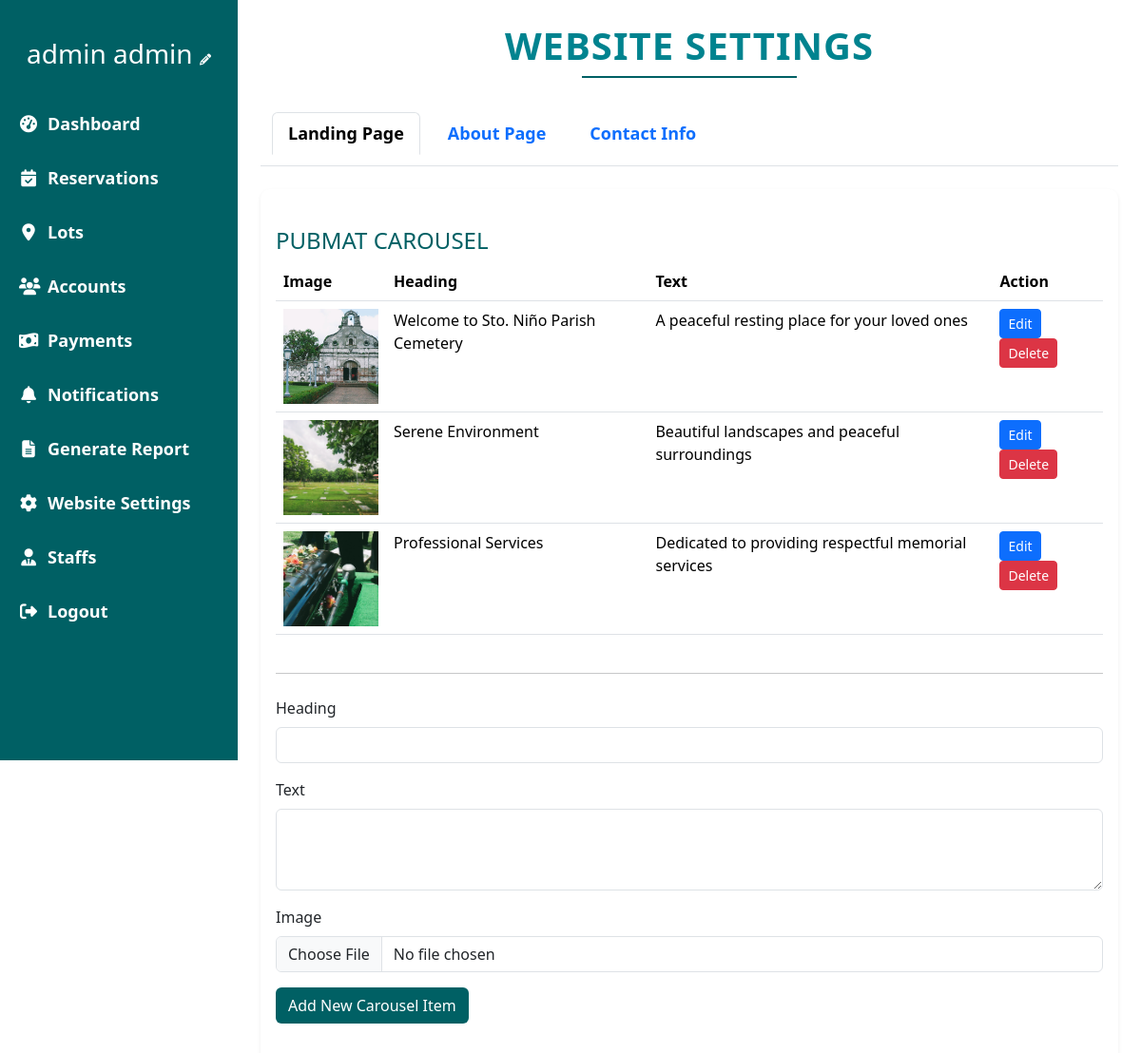
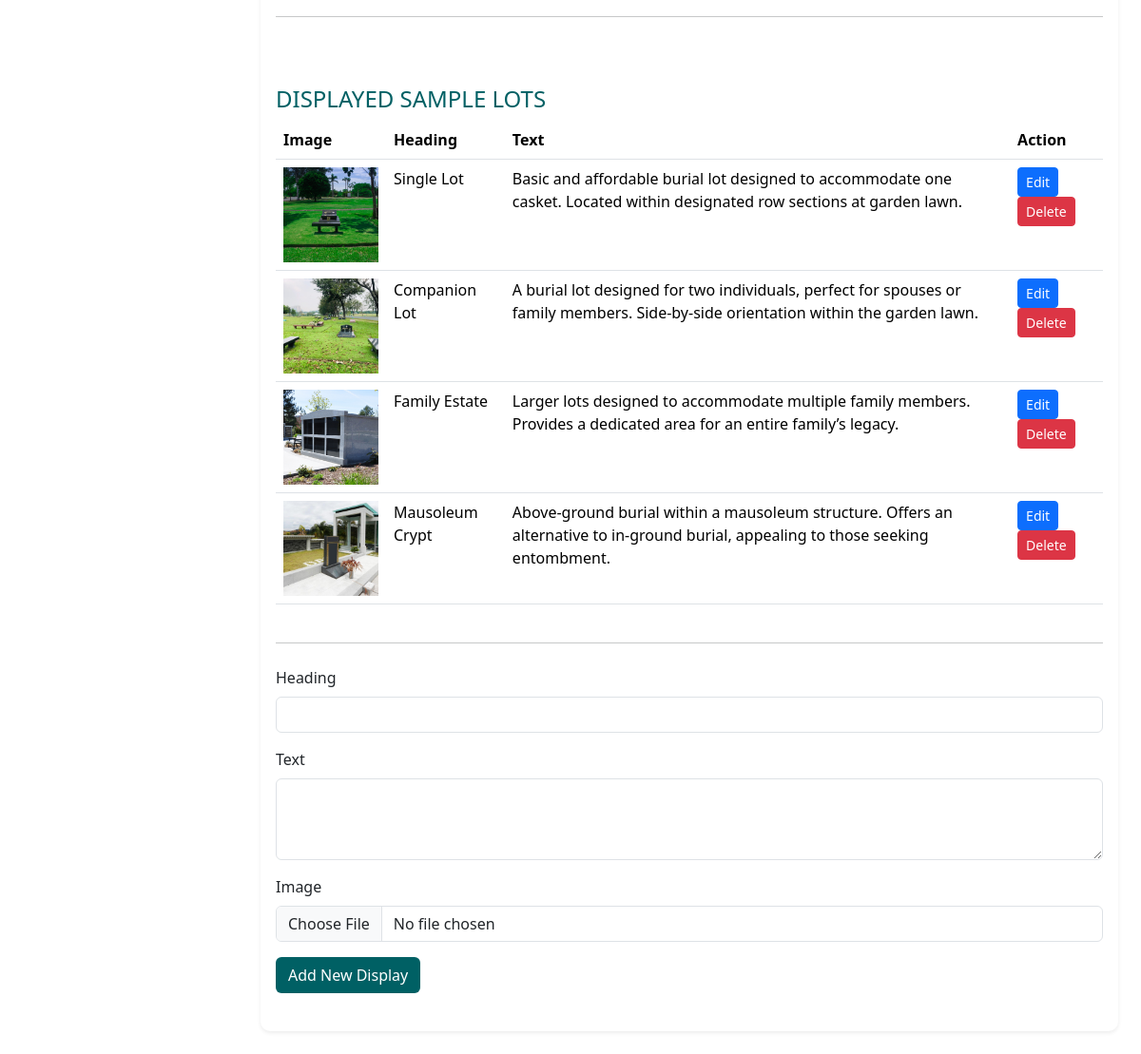
The page /admin/website_settings.php (signed in) on the database its author committed (2 pictures, top to bottom).
### tables this page shows
CREATE TABLE `pubmat_1` (
  `id` int(11) NOT NULL,
  `image` varchar(100) NOT NULL,
  `heading` text DEFAULT NULL,
  `text` text DEFAULT NULL
);

CREATE TABLE `pubmat_2` (
  `id` int(11) NOT NULL,
  `image` varchar(100) NOT NULL,
  `heading` text DEFAULT NULL,
  `text` text DEFAULT NULL
);

### admin/settings/website.class.php (called while the page is built, shortened)
<?php
require_once __DIR__ . '/../../database.php';
class WebsiteSettings {
    private $db;
    public function __construct() {
        $this->db = new Database();
    }
    public function getPubmat1() {
        $sql = "SELECT * FROM pubmat_1";
        $query = $this->db->connect()->prepare($sql);
        $query->execute();
        return $query->fetchAll(PDO::FETCH_ASSOC);
    }
    public function getPubmat2() {
        $sql = "SELECT * FROM pubmat_2";
        $query = $this->db->connect()->prepare($sql);
        $query->execute();
        return $query->fetchAll(PDO::FETCH_ASSOC);
    }
}

### database.php (called while the page is built)
<?php
class Database{
    private $host = 'localhost';
    private $username = 'root';
    private $password = '';
    private $dbname = 'burial_db';
    protected $connection;
    function connect(){
        try {
            if($this->connection === null){
                $dsn = "mysql:host=$this->host;dbname=$this->dbname";
                $this->connection = new PDO($dsn, $this->username, $this->password, [
                    PDO::ATTR_ERRMODE => PDO::ERRMODE_EXCEPTION,
                    PDO::ATTR_DEFAULT_FETCH_MODE => PDO::FETCH_ASSOC,
                    PDO::ATTR_EMULATE_PREPARES => false
                ]);
            }
            return $this->connection;
        } catch (PDOException $e) {
            error_log("Database Connection Error: " . $e->getMessage());
            throw new Exception("Database connection failed: " . $e->getMessage());
        }
    }
}

### admin/website_settings.php (the view, shortened to what this page needs)
<?php
    require_once('nav/navigation.php');
    require_once('settings/website.class.php');
    $websiteSettings = new WebsiteSettings();
    $pubmat1 = $websiteSettings->getPubmat1();
    $pubmat2 = $websiteSettings->getPubmat2();
?>
<div class="container-fluid px-4 py-4">
    <div class="text-center mb-4">
        <h1 class="display-5 fw-bold text-uppercase" style="color: #006064;">Website Settings</h1>
        <div class="border-bottom border-2 w-25 mx-auto" style="border-color: #006064 !important;"></div>
    </div>
    <ul class="nav nav-tabs mb-4" id="settingsTabs" role="tablist">
        <li class="nav-item">
            <a class="nav-link active" id="hero-tab" data-bs-toggle="tab" href="#hero" role="tab">Landing Page</a>
        </li>
        <li class="nav-item">
            <a class="nav-link" id="about-tab" data-bs-toggle="tab" href="#about" role="tab">About Page</a>
        </li>
        <li class="nav-item">
            <a class="nav-link" id="contact-tab" data-bs-toggle="tab" href="#contact" role="tab">Contact Info</a>
        </li>
    </ul>
    <div class="tab-content" id="settingsTabContent">
        <div class="tab-pane fade show active" id="hero" role="tabpanel">
            <div class="card shadow-sm">
                <div class="card-body">
                    <h4 class="mt-4 text-uppercase" style="color: #006064;">Pubmat Carousel</h4>
                    <table class="table">
                        <thead>
                            <tr>
                                <th>Image</th>
                                <th>Heading</th>
                                <th>Text</th>
                                <th>Action</th>
                            </tr>
                        </thead>
                        <tbody>
                            <?php foreach ($pubmat1 as $item): ?>
                                <tr>
                                    <td><img src="../<?=$item['image']?>" alt="" style="width: 100px; height: 100px; object-fit: cover;"></td>
                                    <td><?=$item['heading']?></td>
                                    <td><?=$item['text']?></td>
                                    <td>
                                        <button type="button" class="btn btn-primary btn-sm" data-bs-toggle="modal" data-bs-target="#editModal"
                                            data-id="<?=$item['id']?>"
                                            data-heading="<?=htmlspecialchars($item['heading'], ENT_QUOTES)?>"
                                            data-text="<?=htmlspecialchars($item['text'], ENT_QUOTES)?>"
                                            data-image="<?=$item['image']?>">
                                            Edit
                                        </button>
                                        <form method="POST" action="settings/handle_website_settings.php" style="display: inline;">
                                            <button type="submit" name="delete_pubmat1" class="btn btn-danger btn-sm" onclick="return confirm('Are you sure you want to delete this item?')">
                                                Delete
                                            </button>
                                        </form>
                                    </td>
                                </tr>
                            <?php endforeach; ?>
                        </tbody>
                    </table>
                    <hr class="my-4">
                    <form method="POST" action="settings/handle_website_settings.php" enctype="multipart/form-data" class="mb-4">
                        <div class="mb-3">
                            <label class="form-label">Heading</label>
                            <input type="text" class="form-control" name="heading" required>
                        </div>
                        <div class="mb-3">
                            <label class="form-label">Text</label>
                            <textarea class="form-control" name="text" required rows="3"></textarea>
                        </div>
                        <div class="mb-3">
                            <label class="form-label">Image</label>
                            <input type="file" class="form-control" name="image" accept="image/*" required>
                        </div>
                        <button type="submit" name="add_pubmat1" class="btn text-white" style="background-color: #006064;">Add New Carousel Item</button>
                    </form>
                    <hr class="my-4">
                    <br>
                    <h4 class="mt-4 text-uppercase" style="color: #006064;">Displayed Sample Lots</h4>
                    <table class="table">
                        <thead>
                            <tr>
                                <th>Image</th>
                                <th>Heading</th>
                                <th>Text</th>
                                <th>Action</th>
                            </tr>
                        </thead>
                        <tbody>
                            <?php foreach ($pubmat2 as $item): ?>
                                <tr>
                                    <td><img src="../<?=$item['image']?>" alt="" style="width: 100px; height: 100px; object-fit: cover;"></td>
                                    <td><?=$item['heading']?></td>
                                    <td><?=$item['text']?></td>
                                    <td>
                                        <button type="button" class="btn btn-primary btn-sm" data-bs-toggle="modal" data-bs-target="#editModal2"
                                            data-id="<?=$item['id']?>"
                                            data-heading="<?=htmlspecialchars($item['heading'], ENT_QUOTES)?>"
                                            data-text="<?=htmlspecialchars($item['text'], ENT_QUOTES)?>"
                                            data-image="<?=$item['image']?>">
                                            Edit
                                        </button>
                                        <form method="POST" action="settings/handle_website_settings.php" style="display: inline;">
                                            <button type="submit" name="delete_pubmat2" class="btn btn-danger btn-sm" onclick="return confirm('Are you sure you want to delete this item?')">
                                                Delete
                                            </button>
                                        </form>
                                    </td>
                                </tr>
                            <?php endforeach; ?>
                        </tbody>
                    </table>
                    <hr class="my-4">
                    <form method="POST" action="settings/handle_website_settings.php" enctype="multipart/form-data" class="mb-4">
                        <div class="mb-3">
                            <label class="form-label">Heading</label>
                            <input type="text" class="form-control" name="heading" required>
                        </div>
                        <div class="mb-3">
                            <label class="form-label">Text</label>
                            <textarea class="form-control" name="text" required rows="3"></textarea>
                        </div>
                        <div class="mb-3">
                            <label class="form-label">Image</label>
                            <input type="file" class="form-control" name="image" accept="image/*" required>
                        </div>
                        <button type="submit" name="add_pubmat2" class="btn text-white" style="background-color: #006064;">Add New Display</button>
                    </form>
                </div>
            </div>
        </div>
    </div>
</div>

### admin/admin.css (style rules this page uses)
* { border: 0; margin: 0; padding: 0; }
:root { --primary-dark: #006064; --primary-light: #e0f2f1; --secondary: #b2dfdb; --accent: #455a64; --text-dark: #263238; --text-light: #ffffff; }
body { display: flex; background-color: white; min-height: 100vh; margin: 0; }
ul { list-style-type: none; padding: 0; margin-top: 2vw; }
li { font-size: 1.5vw; font-weight: 600; color: #e0f2f1; padding-bottom: 1vw; padding-top: 1vw; padding-left: 1vw; }
a { text-decoration: none; }
.card { border: none; border-radius: 10px; box-shadow: 0 4px 6px rgba(0, 0, 0, 0.1); transition: all 0.3s ease; height: 100%; }
.card-body { display: flex; flex-direction: column; }

### admin/website_settings.php (style rules this page uses)
.display-5 { font-size: 2.5rem !important; margin-bottom: 0.5rem !important; letter-spacing: 1px !important; color: #00838f !important; }

### rows shown on the page
pubmat_1: image (picture), heading "Welcome to Sto. Niño Parish Cemetery", text "A peaceful resting place for your loved ones"
pubmat_1: image (picture), heading "Serene Environment", text "Beautiful landscapes and peaceful surroundings"
pubmat_1: image (picture), heading "Professional Services", text "Dedicated to providing respectful memorial services"
pubmat_2: image (picture), heading "Single Lot", text "Basic and affordable burial lot designed to accommodate one casket. Located within designated row sections at garden lawn."
pubmat_2: image (picture), heading "Companion Lot", text "A burial lot designed for two individuals, perfect for spouses or family members. Side-by-side orientation within the garden lawn."
pubmat_2: image (picture), heading "Family Estate", text "Larger lots designed to accommodate multiple family members. Provides a dedicated area for an entire family’s legacy."
pubmat_2: image (picture), heading "Mausoleum Crypt", text "Above-ground burial within a mausoleum structure. Offers an alternative to in-ground burial, appealing to those seeking entombment."

### other values the page prints
$_SESSION['account']['first_name'] "admin"
$_SESSION['account']['last_name'] "admin"
